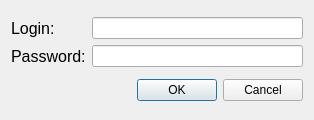
<?xml version="1.0" encoding="UTF-8"?>
<ui version="4.0">
 <class>AuthDialog</class>
 <widget class="QDialog" name="AuthDialog">
  <property name="geometry">
   <rect>
    <x>0</x>
    <y>0</y>
    <width>314</width>
    <height>120</height>
   </rect>
  </property>
  <property name="windowTitle">
   <string>Dialog</string>
  </property>
  <layout class="QVBoxLayout" name="verticalLayout">
   <item>
    <layout class="QGridLayout" name="gridLayout">
     <item row="0" column="1">
      <widget class="QLineEdit" name="loginEdit"/>
     </item>
     <item row="0" column="0">
      <widget class="QLabel" name="loginLabel">
       <property name="font">
        <font>
         <pointsize>12</pointsize>
        </font>
       </property>
       <property name="text">
        <string>Login:</string>
       </property>
       <property name="buddy">
        <cstring>loginEdit</cstring>
       </property>
      </widget>
     </item>
     <item row="1" column="0">
      <widget class="QLabel" name="passwordLabel">
       <property name="font">
        <font>
         <pointsize>12</pointsize>
        </font>
       </property>
       <property name="text">
        <string>Password:</string>
       </property>
       <property name="buddy">
        <cstring>passwordEdit</cstring>
       </property>
      </widget>
     </item>
     <item row="1" column="1">
      <widget class="QLineEdit" name="passwordEdit">
       <property name="echoMode">
        <enum>QLineEdit::Password</enum>
       </property>
      </widget>
     </item>
    </layout>
   </item>
   <item>
    <widget class="QDialogButtonBox" name="buttonBox">
     <property name="orientation">
      <enum>Qt::Horizontal</enum>
     </property>
     <property name="standardButtons">
      <set>QDialogButtonBox::Cancel|QDialogButtonBox::Ok</set>
     </property>
    </widget>
   </item>
  </layout>
 </widget>
 <tabstops>
  <tabstop>loginEdit</tabstop>
  <tabstop>passwordEdit</tabstop>
 </tabstops>
 <resources/>
 <connections>
  <connection>
   <sender>buttonBox</sender>
   <signal>accepted()</signal>
   <receiver>AuthDialog</receiver>
   <slot>accept()</slot>
   <hints>
    <hint type="sourcelabel">
     <x>227</x>
     <y>110</y>
    </hint>
    <hint type="destinationlabel">
     <x>157</x>
     <y>119</y>
    </hint>
   </hints>
  </connection>
  <connection>
   <sender>buttonBox</sender>
   <signal>rejected()</signal>
   <receiver>AuthDialog</receiver>
   <slot>reject()</slot>
   <hints>
    <hint type="sourcelabel">
     <x>295</x>
     <y>110</y>
    </hint>
    <hint type="destinationlabel">
     <x>286</x>
     <y>119</y>
    </hint>
   </hints>
  </connection>
 </connections>
</ui>
